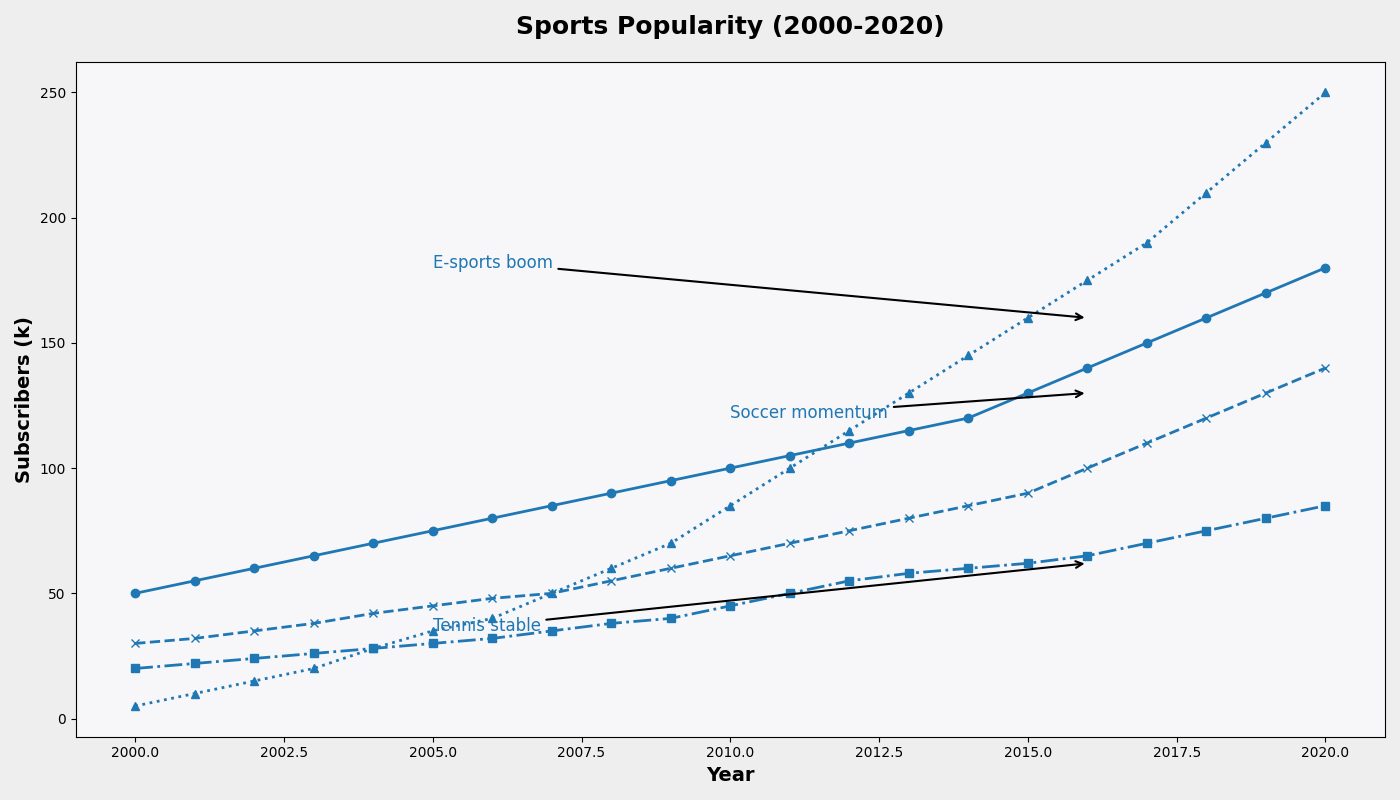

This figure's Python source:
import matplotlib.pyplot as plt
import numpy as np

years = np.arange(2000, 2021)
soccer_subs = [50, 55, 60, 65, 70, 75, 80, 85, 90, 95, 100, 105, 110, 115, 120, 130, 140, 150, 160, 170, 180]
basketball_subs = [30, 32, 35, 38, 42, 45, 48, 50, 55, 60, 65, 70, 75, 80, 85, 90, 100, 110, 120, 130, 140]
tennis_subs = [20, 22, 24, 26, 28, 30, 32, 35, 38, 40, 45, 50, 55, 58, 60, 62, 65, 70, 75, 80, 85]
esports_subs = [5, 10, 15, 20, 28, 35, 40, 50, 60, 70, 85, 100, 115, 130, 145, 160, 175, 190, 210, 230, 250]

# Initialize figure and axis
fig, ax = plt.subplots(figsize=(14, 8))

# Use the same color for all data groups
consistent_color = '#1f77b4'

# Plot each data series with the consistent color
ax.plot(years, soccer_subs, marker='o', linestyle='-', linewidth=2, color=consistent_color)
ax.plot(years, basketball_subs, marker='x', linestyle='--', linewidth=2, color=consistent_color)
ax.plot(years, tennis_subs, marker='s', linestyle='-.', linewidth=2, color=consistent_color)
ax.plot(years, esports_subs, marker='^', linestyle=':', linewidth=2, color=consistent_color)

# Axis titles and labels
ax.set_title('Sports Popularity (2000-2020)', fontsize=18, fontweight='bold', pad=20)
ax.set_xlabel('Year', fontsize=14, fontweight='semibold')
ax.set_ylabel('Subscribers (k)', fontsize=14, fontweight='semibold')

# Annotations with consistent color
ax.annotate('Soccer momentum', xy=(2016, 130), xytext=(2010, 120),
            arrowprops=dict(facecolor='black', arrowstyle='->', lw=1.5),
            fontsize=12, color=consistent_color)

ax.annotate('E-sports boom', xy=(2016, 160), xytext=(2005, 180),
            arrowprops=dict(facecolor='black', arrowstyle='->', lw=1.5),
            fontsize=12, color=consistent_color)

ax.annotate('Tennis stable', xy=(2016, 62), xytext=(2005, 35),
            arrowprops=dict(facecolor='black', arrowstyle='->', lw=1.5),
            fontsize=12, color=consistent_color)

# Set face colors for the plot and figure
ax.set_facecolor('#f7f7f9')
fig.patch.set_facecolor('#eeeeee')

# Adjust layout
plt.tight_layout()

# Display the plot
plt.show()
